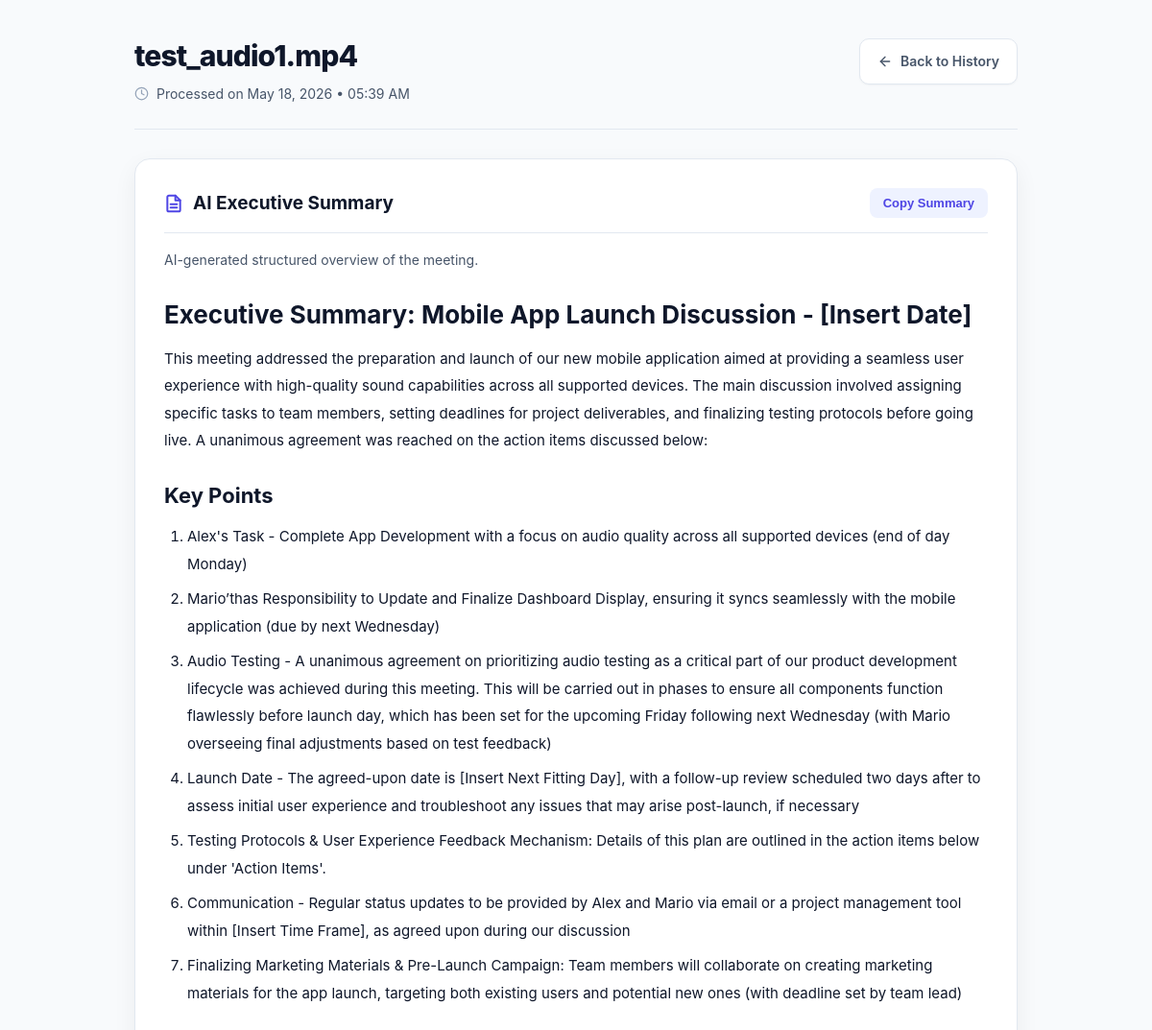
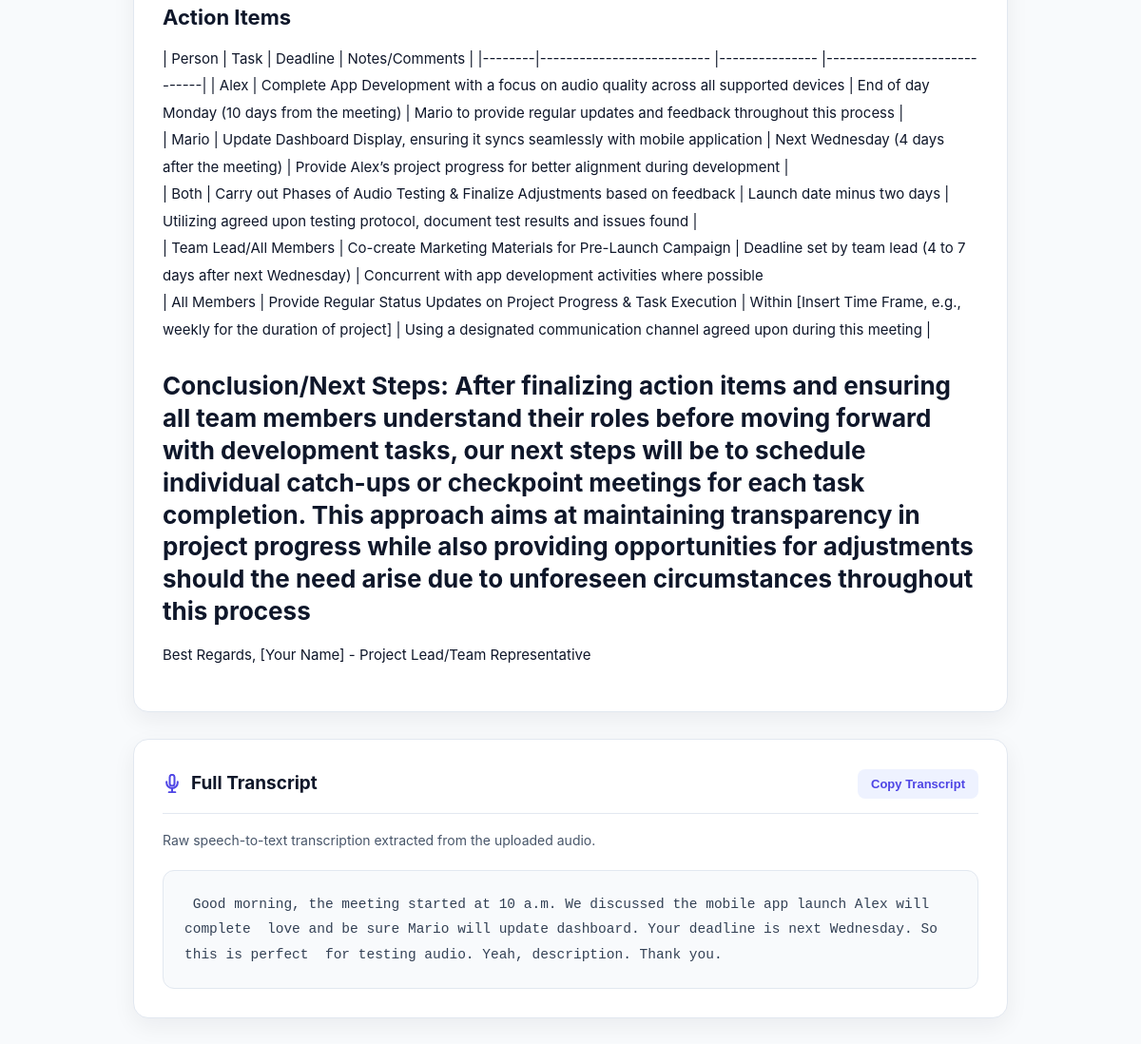
/meeting/22, run on the app's committed database (2 pictures, top to bottom).
### app.py (models this page shows)
class Meeting(db.Model):
    id = db.Column(
        db.Integer,
        primary_key=True
    )
    filename = db.Column(
        db.String(255),
        nullable=False
    )
    transcript = db.Column(
        db.Text,
        nullable=False
    )
    summary = db.Column(
        db.Text,
        nullable=False
    )
    created_at = db.Column(
        db.DateTime,
        default=datetime.utcnow
    )

### app.py (the view)
@app.route('/meeting/<int:id>')
def meeting_detail(id):
    meeting = Meeting.query.get(id)
    if not meeting:
        return "Meeting not found", 404
    formatted_summary = markdown.markdown(
        meeting.summary
    )
    return render_template(
        'meeting_detail.html',
        meeting=meeting,
        formatted_summary=formatted_summary
    )

### templates/meeting_detail.html (shortened to what this page needs)
<!DOCTYPE html>
<html lang="en">
<head>
</head>
<body>
    <div class="container">
        <header>
            <div class="brand">
                <h1>
                    {{ meeting.filename }}
                </h1>
                <div class="meeting-meta">
                    <svg width="15" height="15" viewBox="0 0 24 24" fill="none" stroke="currentColor" stroke-width="2"
                        stroke-linecap="round" stroke-linejoin="round">
                        <circle cx="12" cy="12" r="10"></circle>
                        <polyline points="12 6 12 12 16 14"></polyline>
                    </svg>
                    <span>
                        Processed on
                        {{ meeting.created_at.strftime('%b %d, %Y • %I:%M %p') }}
                    </span>
                </div>
            </div>
            <a href="/history" class="btn-secondary">
                <svg width="16" height="16" viewBox="0 0 24 24" fill="none" stroke="currentColor" stroke-width="2"
                    stroke-linecap="round" stroke-linejoin="round">
                    <line x1="19" y1="12" x2="5" y2="12"></line>
                    <polyline points="12 19 5 12 12 5"></polyline>
                </svg>
                Back to History
            </a>
        </header>
        <div class="section-box">
            <div class="section-header">
                <div class="section-title">
                    <h2>
                        AI Executive Summary
                    </h2>
                </div>
                <button class="copy-btn" onclick="copySummary()">
                    Copy Summary
                </button>
            </div>
            <p class="section-description">
                AI-generated structured overview of the meeting.
            </p>
            <div class="summary-content" id="summary-content">
                {{ formatted_summary | safe }}
            </div>
        </div>
        <div class="section-box">
            <div class="section-header">
                <div class="section-title">
                    <h2>
                        Full Transcript
                    </h2>
                </div>
                <button class="copy-btn" onclick="copyTranscript()">
                    Copy Transcript
                </button>
            </div>
            <p class="section-description">
                Raw speech-to-text transcription extracted from the uploaded audio.
            </p>
            <pre class="transcript-content" id="transcript-content">{{ meeting.transcript }}</pre>
        </div>
    </div>
</body>
</html>

### templates/meeting_detail.html (style rules this page uses)
:root { --bg-main: #f8fafc; --surface: #ffffff; --text-main: #0f172a; --text-muted: #475569; --primary: #4f46e5; --primary-hover: #4338ca; --border: #e2e8f0; --shadow-sm: 0 1px 2px rgba(0, 0, 0, 0.04); --shadow-md: 0 8px 24px rgba(15, 23, 42, 0.06); --radius: 16px; }
* { box-sizing: border-box; }
body { margin: 0; font-family: Inter, system-ui, -apple-system, BlinkMacSystemFont, "Segoe UI", sans-serif; background: var(--bg-main); color: var(--text-main); padding: 40px 20px; line-height: 1.7; }
.container { max-width: 920px; margin: auto; }
header { display: flex; justify-content: space-between; align-items: flex-start; gap: 20px; margin-bottom: 30px; padding-bottom: 24px; border-bottom: 1px solid var(--border); }
.brand { display: flex; flex-direction: column; gap: 10px; flex: 1; min-width: 0; }
.brand h1 { margin: 0; font-size: 30px; font-weight: 800; letter-spacing: -0.03em; line-height: 1.2; word-break: break-word; }
.meeting-meta { display: flex; align-items: center; gap: 8px; font-size: 14px; color: var(--text-muted); }
.meeting-meta svg { flex-shrink: 0; color: #94a3b8; }
.btn-secondary { display: inline-flex; align-items: center; justify-content: center; gap: 8px; text-decoration: none; background: var(--surface); border: 1px solid var(--border); color: var(--text-muted); padding: 11px 18px; border-radius: 10px; font-size: 14px; font-weight: 600; transition: all 0.2s ease; box-shadow: var(--shadow-sm); white-space: nowrap; }
.copy-btn { border: none; background: #eef2ff; color: var(--primary); padding: 8px 14px; border-radius: 8px; font-size: 13px; font-weight: 700; cursor: pointer; transition: all 0.2s ease; }
.section-box { background: var(--surface); border: 1px solid var(--border); border-radius: var(--radius); padding: 30px; margin-bottom: 28px; box-shadow: var(--shadow-md); }
.section-header { display: flex; justify-content: space-between; align-items: center; gap: 20px; margin-bottom: 22px; padding-bottom: 14px; border-bottom: 1px solid var(--border); }
.section-title { display: flex; align-items: center; gap: 10px; }
.section-title h2 { margin: 0; font-size: 19px; font-weight: 700; }
.section-title svg { color: var(--primary); flex-shrink: 0; }
.summary-content { line-height: 1.9; font-size: 15px; color: var(--text-main); }
.summary-content h1, .summary-content h2, .summary-content h3 { margin-top: 28px; margin-bottom: 12px; font-weight: 700; line-height: 1.3; }
.summary-content h1 { font-size: 26px; }
.summary-content h2 { font-size: 22px; }
.summary-content ul, .summary-content ol { padding-left: 24px; margin-bottom: 18px; }
.summary-content li { margin-bottom: 8px; }
.transcript-content { background: #f8fafc; border: 1px solid var(--border); border-radius: 12px; padding: 22px; font-size: 14.5px; line-height: 1.8; color: #334155; white-space: pre-wrap; overflow-x: auto; max-height: 550px; overflow-y: auto; margin: 0; }
.section-description { color: var(--text-muted); font-size: 14px; margin-top: -6px; margin-bottom: 20px; }

### data on the page
Meeting: filename "test_audio1.mp4", created_at "May 18, 2026 • 05:39 AM", transcript "Good morning, the meeting started at 10 a.m. We discussed the mobile app launch Alex will complete love and be sure Mario will update dashboard. Your deadline is next Wednesday. So this is perfect for testing audio. Yeah, description. Thank you."
